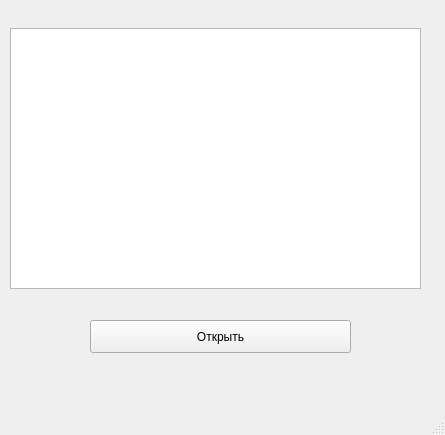
<?xml version="1.0" encoding="UTF-8"?>
<ui version="4.0">
 <class>MainWindow</class>
 <widget class="QMainWindow" name="MainWindow">
  <property name="geometry">
   <rect>
    <x>0</x>
    <y>0</y>
    <width>445</width>
    <height>435</height>
   </rect>
  </property>
  <property name="windowTitle">
   <string>MainWindow</string>
  </property>
  <widget class="QWidget" name="centralwidget">
   <widget class="QPushButton" name="pushButton">
    <property name="geometry">
     <rect>
      <x>90</x>
      <y>320</y>
      <width>261</width>
      <height>33</height>
     </rect>
    </property>
    <property name="text">
     <string>Открыть</string>
    </property>
   </widget>
   <widget class="QTextEdit" name="textEdit">
    <property name="geometry">
     <rect>
      <x>10</x>
      <y>28</y>
      <width>411</width>
      <height>261</height>
     </rect>
    </property>
   </widget>
  </widget>
  <widget class="QMenuBar" name="menubar">
   <property name="geometry">
    <rect>
     <x>0</x>
     <y>0</y>
     <width>445</width>
     <height>29</height>
    </rect>
   </property>
  </widget>
  <widget class="QStatusBar" name="statusbar"/>
 </widget>
 <resources/>
 <connections/>
</ui>
